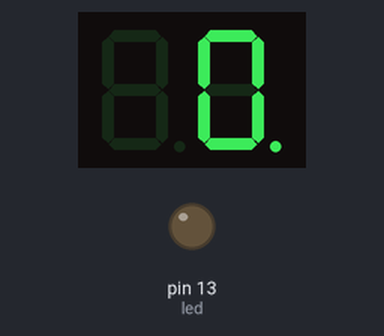
Bench run of a sketch on a simulated Arduino Uno, built with avr-gcc and run on an emulated ATmega328P. On the bench: 2-digit seven-segment display, output pins drawn as LEDs (lit = HIGH).

Above: at 0.1 s.
At 1.1 s:
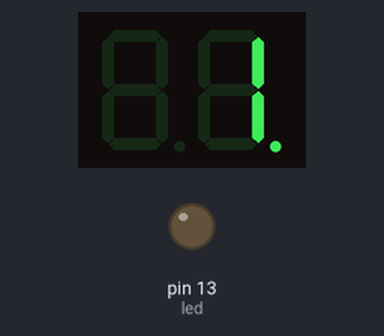
At 3.1 s:
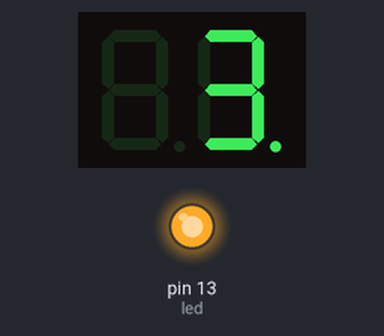
At 5.1 s:
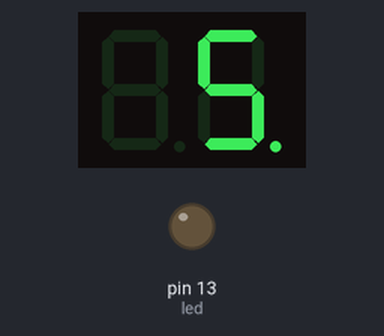
Timing chart, 0 to 40.0 s (numbered marks = the images above):
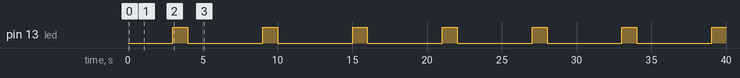

The sketch:

counter.ino
```cpp
// (licence header left out)
#include "SevSeg.h"
SevSeg sevseg; //Instantiate a seven segment controller object
int led = 13;
void setup() {
  byte numDigits = 2;
  byte digitPins[] = {2, 3};
  byte segmentPins[] = {10, 9, 8, 7, 6, 11, 12}; // no H segment
  pinMode(led, OUTPUT);
  sevseg.begin(COMMON_ANODE, numDigits, digitPins, segmentPins);
  sevseg.setBrightness(90);
}

void loop() {
  static unsigned long timer = millis();
  int counter = 0;
  digitalWrite(led, LOW);
  while(counter <= 5) {  // 60s update
      while (millis() <= timer + 1000) { //delay de 5 s
        sevseg.refreshDisplay(); // Must run repeatedly
        sevseg.setNumber(counter, 0);
        if (counter == 3){
          digitalWrite(led, HIGH);
        }
        else {
          digitalWrite(led, LOW);
        }
      }
      timer = millis();
      counter++;
  }

  counter = 0;
}

/// END ///


/// END ///
```

Measured:
- by itself, pin 13 (led): alternates HIGH for 1.0 s and LOW for 5.0 s
- by itself, everything shown: repeats every 6.0 s, in 6 steps
- what the display in image 1 shows lasts 1.0 s, from 1.0 s to 2.0 s
